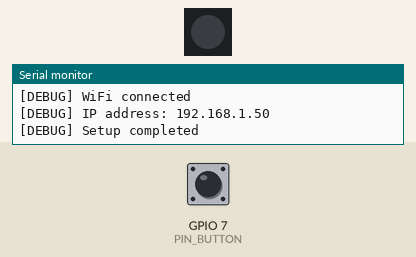
Recording of a program running on a simulated ESP32-S3. Parts: 1 RGB LEDs in strip order, left to right, the last lines printed to the serial monitor. The test bench sets the inputs (shaded band); at power-on: GPIO 7 (PIN_BUTTON) HIGH. WiFi joins after 1.5 s; servers stay silent unless stated; not simulated (calls return 0 or success): credentials.h.

Above: at 2.7 s.
2.8 s: GPIO 7 (PIN_BUTTON) pulled LOW for 0.15 s
At 4.0 s:
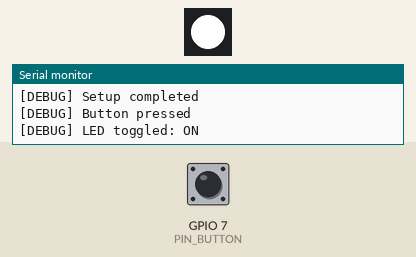
4.4 s: GPIO 7 (PIN_BUTTON) pulled LOW for 1 s
At 5.9 s:
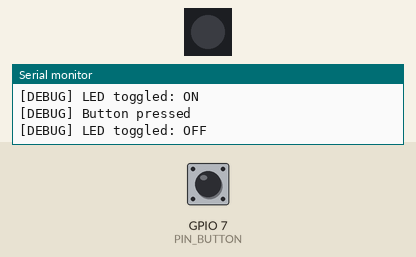
6.9 s: GPIO 7 (PIN_BUTTON) pulled LOW for 3.2 s
At 7.3 s:
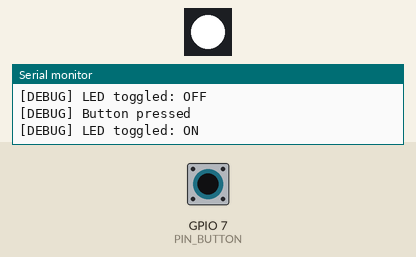
Timing chart, 0 to 9.9 s (numbered marks = the images above; inputs shaded):
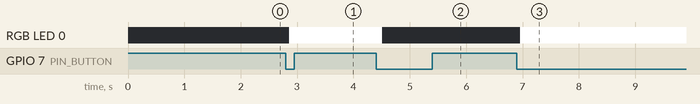

The program:

main.cpp
```cpp
#include <Arduino.h>
#define FASTLED_INTERNAL  // This suppresses the FastLED pragma messages
#include <FastLED.h>
#include <WiFi.h>
#include "credentials.h"  // Include the credentials header file

// Pin definitions for different boards
#if defined(CONFIG_IDF_TARGET_ESP32C3)
    #define PIN_BUTTON 9
    #define PIN_LED 2
#elif defined(CONFIG_IDF_TARGET_ESP32S3)
    #define PIN_BUTTON 7  // External button for esp32-s3-matrix
    #define PIN_LED 14
#elif defined(ARDUINO_M5STACK_STAMPS3)
    #define PIN_BUTTON 0
    #define PIN_LED 21
#else
    #error "Unsupported board selected"
#endif

#define NUM_LEDS 1

CRGB leds[NUM_LEDS];

// Function prototypes
void setupWiFi();
void checkWiFiStatus();
void toggleLED();
void checkButton();
void debugPrint(const String& message);

void setup() {
    Serial.begin(115200);
    debugPrint("ESP32 Board Test - Setup started");

    pinMode(PIN_BUTTON, INPUT_PULLUP);
    FastLED.addLeds<WS2812, PIN_LED, GRB>(leds, NUM_LEDS);

    setupWiFi();

    debugPrint("Setup completed");
}

void loop() {
    checkWiFiStatus();
    checkButton();
    delay(100);
}

void setupWiFi() {
    debugPrint("Connecting to WiFi...");
    WiFi.begin(ssid, password);

    int attempts = 0;
    while (WiFi.status() != WL_CONNECTED && attempts < 20) {
        delay(500);
        debugPrint(".");
        attempts++;
    }

    if (WiFi.status() == WL_CONNECTED) {
        debugPrint("WiFi connected");
        debugPrint("IP address: " + WiFi.localIP().toString());
    } else {
        debugPrint("Failed to connect to WiFi");
    }
}

void checkWiFiStatus() {
    static unsigned long lastCheck = 0;
    if (millis() - lastCheck > 10000) {  // Check every 10 seconds
        lastCheck = millis();
        if (WiFi.status() == WL_CONNECTED) {
            debugPrint("WiFi still connected");
        } else {
            debugPrint("WiFi disconnected. Attempting to reconnect...");
            setupWiFi();
        }
    }
}

void toggleLED() {
    static bool ledOn = false;
    ledOn = !ledOn;
    leds[0] = ledOn ? CRGB::White : CRGB::Black;
    FastLED.show();
    debugPrint("LED toggled: " + String(ledOn ? "ON" : "OFF"));
}

void checkButton() {
    static bool lastButtonState = HIGH;
    bool buttonState = digitalRead(PIN_BUTTON);

    if (buttonState == LOW && lastButtonState == HIGH) {
        delay(50);  // Simple debounce
        if (digitalRead(PIN_BUTTON) == LOW) {
            debugPrint("Button pressed");
            toggleLED();
        }
    }
    lastButtonState = buttonState;
}

void debugPrint(const String& message) {
    Serial.println("[DEBUG] " + message);
}
```

Measured:
- after the input at 2.8 s, RGB LED 0: off → RGB(255, 255, 255) after 0.06 s
- after the input at 4.4 s, RGB LED 0: RGB(255, 255, 255) → off after 0.11 s
- after the input at 6.9 s, RGB LED 0: off → RGB(255, 255, 255) after 0.06 s
